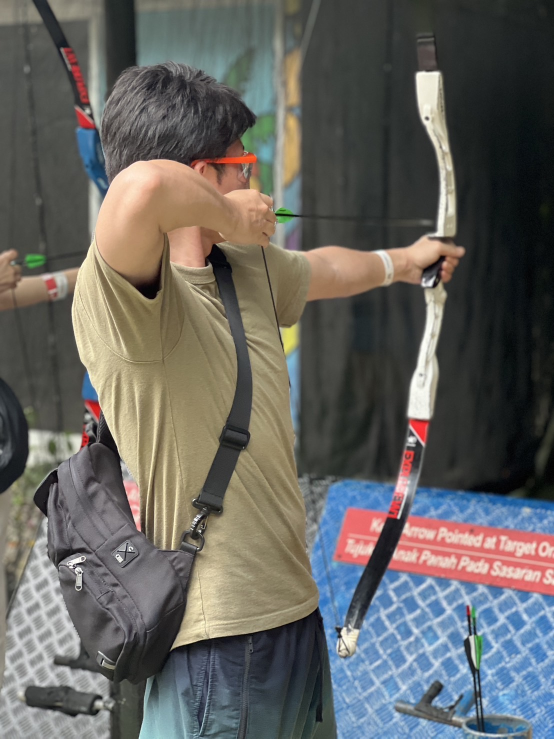
#> input picture founder.jpg, 1108 x 1477 px (shown at 1/2 size)
$ python -i make-eyecatch.py   (imports and definitions only)
#> lines starting #> are read from the running program, lines starting #| are printed output that depends on the picture
#> further down, picture is the input picture: PIL image 1108x1477 RGB; mean R, G, B 101.2, 99.8, 96.1
# -*- coding: utf-8 -*-
"""ブログ記事のアイキャッチ画像を用意する。

    # プロンプトから生成して blog/posts/images/<slug>.jpg に置く
    python tools/make-eyecatch.py --slug 2026-09-09-two-and-half-hour-commute \
        --prompt "warm cinematic photograph of ..."

    # 既にある画像の黒帯を落として整えるだけ
    python tools/make-eyecatch.py --slug 2026-09-09-... --from drafts/raw.jpg

生成は既定で Gemini（環境変数 GEMINI_API_KEY が要る）。輪郭がはっきりして
いてCG調に転びにくい。キーが無い環境や Gemini 側が 429 を返す場合に備えて
`--engine pollinations`（https://image.pollinations.ai・APIキー不要）も残して
ある。2026-09-06 時点では Gemini の画像モデルが無料枠だと `limit: 0` で
429 になっていたが、翌日には通るようになった。落ちたら engine を切り替える。

生成画像にはレターボックスの黒帯が焼き込まれることが多い。記事ページでは
画像の上下に暗い帯が出て、一覧カード（16:10 の cover 切り抜き）でも構図が
ずれるので、低輝度の行／列を端から検出して切り落としてから 16:9 に整える。

出力は 1280x720。この1枚が posts.json の image を通して
一覧サムネイル・OGP・記事ページ上部の3か所に使われる。
"""
import argparse
import base64
import io
import json
import os
import urllib.parse
import urllib.request

from PIL import Image

ROOT = os.path.dirname(os.path.dirname(os.path.abspath(__file__)))
IMAGES_DIR = os.path.join(ROOT, "blog", "posts", "images")

WIDTH, HEIGHT = 1280, 720
# 0-255。これ以下の平均輝度の行／列を黒帯とみなす
BAR_THRESHOLD = 26

# サイトの配色（濃いチャコール #111110 × シャンパンゴールド #dbc5a4）に寄せ、
# 生成モデルが寒色や近接構図に転びやすいのを毎回打ち消すための共通指定。
STYLE_SUFFIX = (
    " Rich warm champagne gold and amber light, deep warm charcoal shadows."
    " Calm, quiet, refined editorial photography, large negative space, fine film grain."
    " People are distant and small in the frame, seen from behind, whole body visible,"
    " wearing modest loose clothing."
    " No black bars, no letterbox, no border, no vignette."
    " No text, no letters, no logo, no watermark, no close-up, no faces."
)


GEMINI_MODEL = "gemini-3.1-flash-image"


# [71 lines left out: functions generate_gemini, generate_pollinations, trim_bars, not called in this run]


def to_16x9(im):
    """中央基準で 16:9 に切り、1280x720 へ。"""
    w, h = im.size
#> w = 1108; h = 1477
    target = WIDTH / HEIGHT
    if w / h > target:
        nw = int(h * target)
        im = im.crop(((w - nw) // 2, 0, (w - nw) // 2 + nw, h))
    else:
        nh = int(w / target)
#> nh = 623
        im = im.crop((0, (h - nh) // 2, w, (h - nh) // 2 + nh))
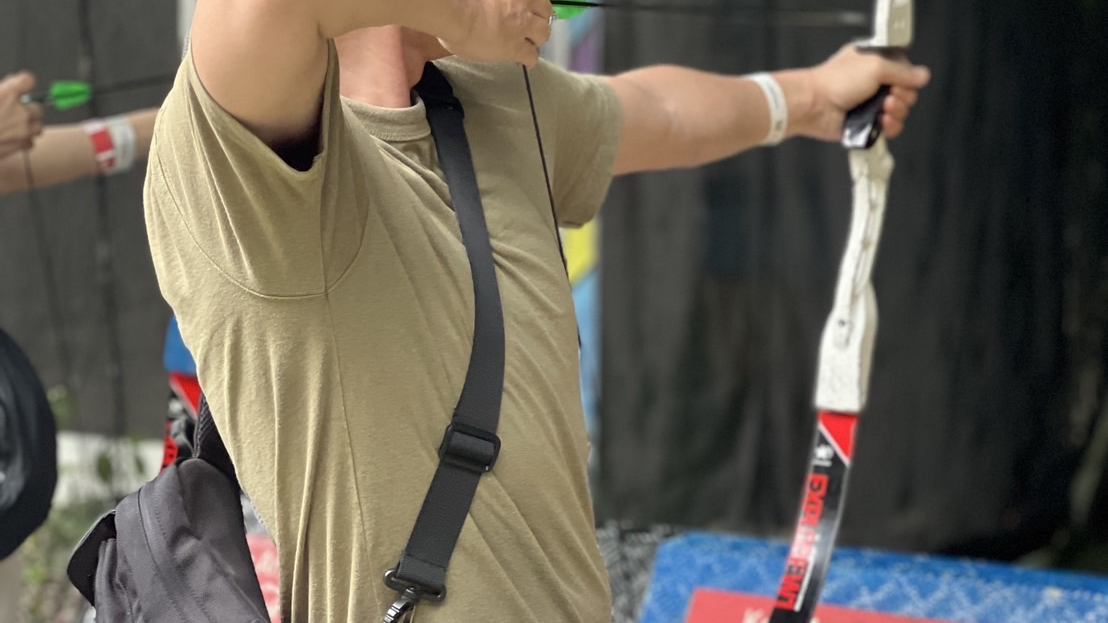
#> im: PIL image 1108x623 RGB; mean R, G, B 100.6, 94.7, 83.6
    return im.resize((WIDTH, HEIGHT), Image.LANCZOS)


# [45 lines left out: function main, not called in this run]


# [2 lines not run here, left out]

>>> from PIL import Image
>>> picture = Image.open('../founder.jpg')
>>> result = to_16x9(picture)
